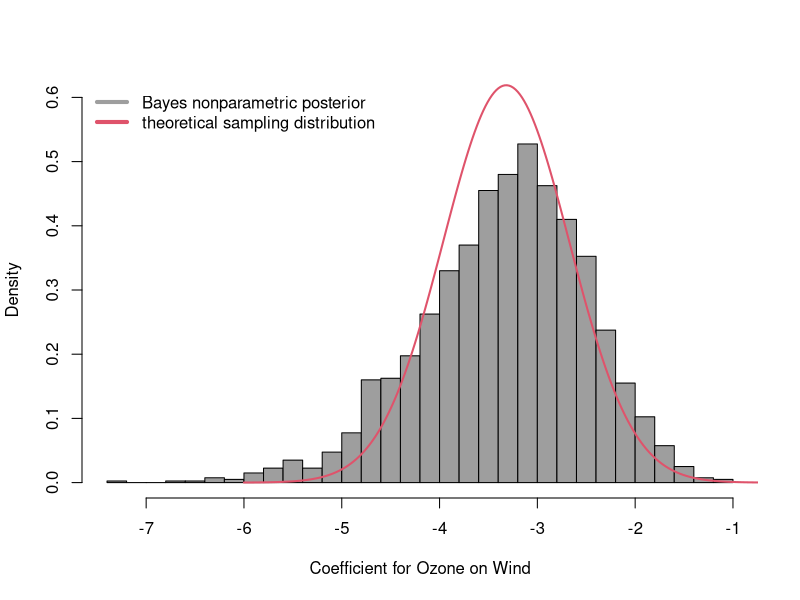

This chart was generated by the following R code:
data(airquality)
n <- nrow(airquality)
B <- 2000
beta <- vector(length=B)
for(b in 1:B){
	fit <- lm(Ozone ~., data=airquality, weights=rexp(n))
	beta[b] <- coef(fit)["Wind"]
}
hist(beta, col=8, main="", 
	xlab="Coefficient for Ozone on Wind", 
	freq=FALSE,ylim=c(0,0.6),breaks=25)
sampfit <- summary(lm(Ozone ~ ., data=airquality))$coef["Wind",1:2]
grid <- seq(-6,5,length=500)
lines(grid, dnorm(grid,sampfit[1],sampfit[2]),col=2,lwd=2)
legend("topleft",col=c(8,2),lwd=4, 
	legend=c("Bayes nonparametric posterior",
		"theoretical sampling distribution"),bty="n")
